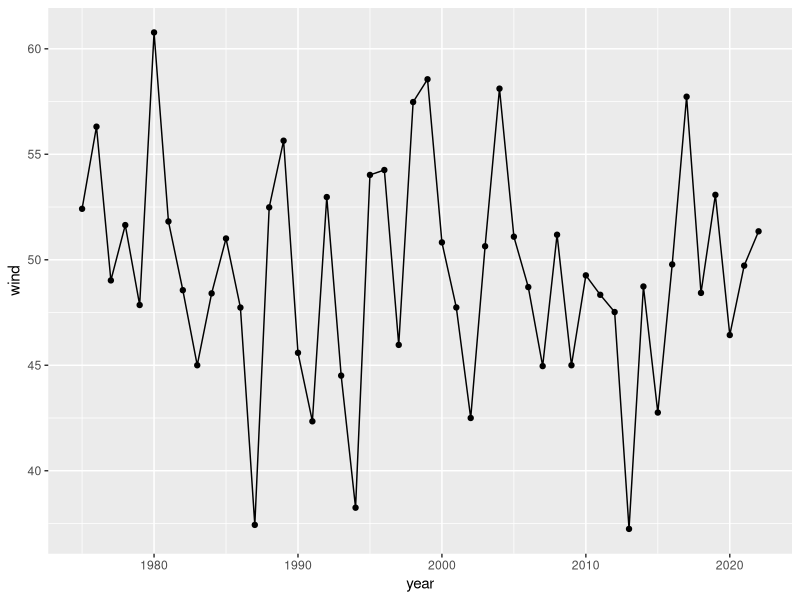

Here is the R script that generated this plot:
## ---- chunk 1
knitr::opts_chunk$set(echo = TRUE)
## ---- chunk 2
library(tidyverse)
## ---- chunk 3
storms %>%
  group_by(year) %>%
  summarize(wind = mean(wind)) %>%
  ggplot(mapping = aes(x = year, y = wind)) +
  geom_line() +
  geom_point()
